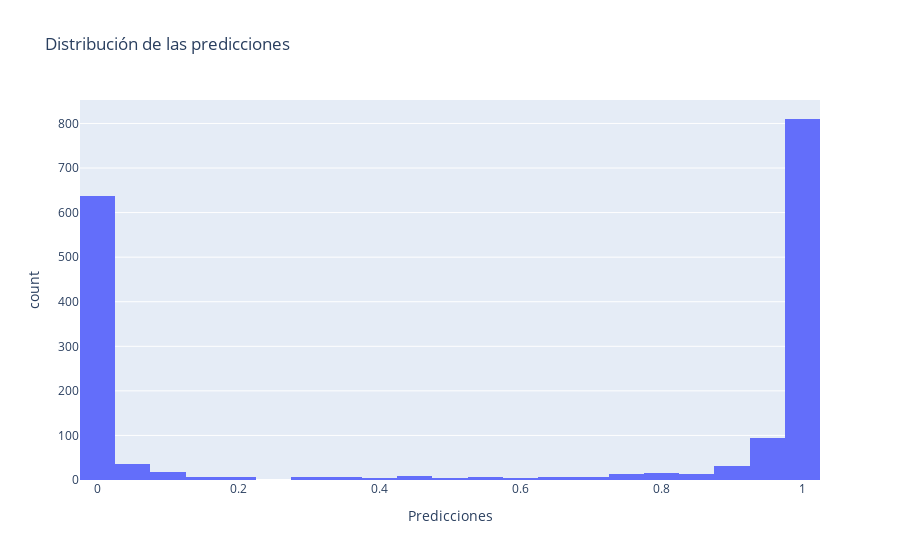

Notebook source saved alongside this figure:
### Code cell
p = fc_model.predict(x_test)
hist = px.histogram(p, title = 'Distribución de las predicciones', labels = {'value' : 'Predicciones', 'count' : 'Frecuencia'})
hist.update_layout(showlegend = False)
hist.show()

### Figure 1 — Plotly figure (JSON) as saved in the notebook; plotly's stock layout.template omitted (floating-point values rounded to 4 significant figures; data arrays with more than 128 entries replaced by an {"elided": "..."} marker saying what was removed)
{"data": [{"alignmentgroup": "True", "bingroup": "x", "hovertemplate": "variable=0<br>Predicciones=%{x}<br>count=%{y}<extra></extra>", "legendgroup": "0", "marker": {"color": "#636efa", "pattern": {"shape": ""}}, "name": "0", "offsetgroup": "0", "orientation": "v", "showlegend": true, "type": "histogram", "x": {"elided": "1737 float values"}, "xaxis": "x", "yaxis": "y"}], "layout": {"barmode": "relative", "legend": {"title": {"text": "variable"}, "tracegroupgap": 0}, "showlegend": false, "title": {"text": "Distribución de las predicciones"}, "xaxis": {"anchor": "y", "domain": [0, 1], "title": {"text": "Predicciones"}}, "yaxis": {"anchor": "x", "domain": [0, 1], "title": {"text": "count"}}}}
